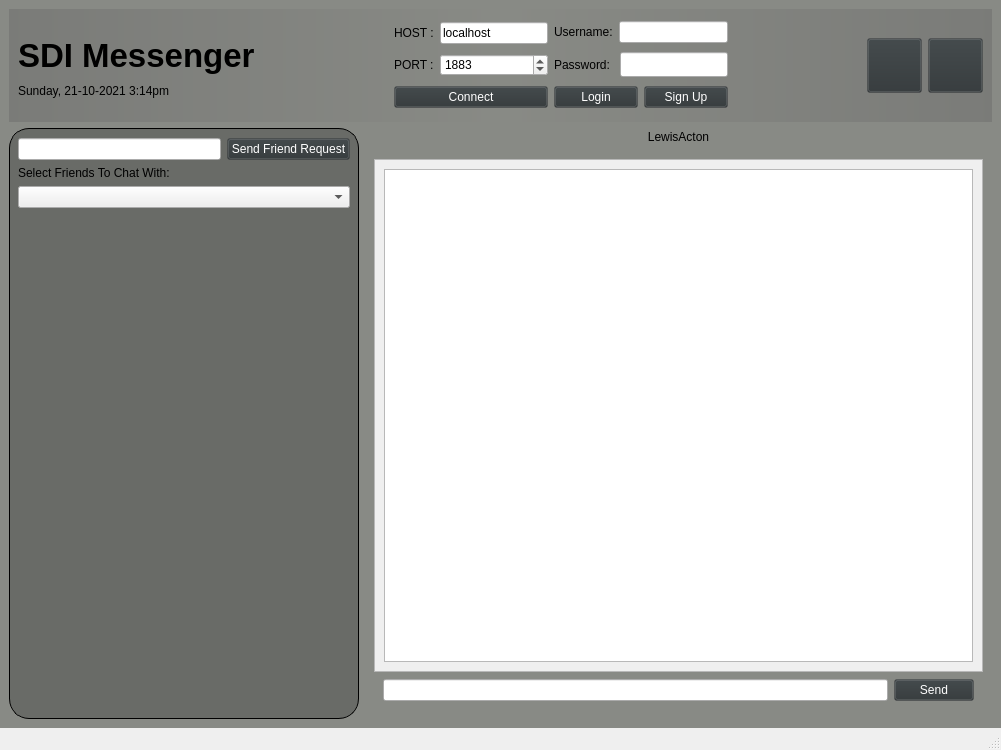
<?xml version="1.0" encoding="UTF-8"?>
<ui version="4.0">
 <class>MainWindow</class>
 <widget class="QMainWindow" name="MainWindow">
  <property name="geometry">
   <rect>
    <x>0</x>
    <y>0</y>
    <width>1001</width>
    <height>750</height>
   </rect>
  </property>
  <property name="windowTitle">
   <string>MainWindow</string>
  </property>
  <property name="styleSheet">
   <string notr="true">#centralwidget { 
	background: rgb(136, 138, 133);
}
#topBar { background-color: qlineargradient(spread:reflect, x1:0.5, y1:0, x2:0, y2:0, stop:0 rgba(136, 138, 133, 100), stop:1 rgba(100, 100, 100, 100)); }

#Logo {
	border: 1px solid;
	text-transform: uppercase;
}

#signUpInWrapper {
	border: 1px solid;
	border-radius: 20px;
	background: rgba(85, 87, 83, 0.6);
}

.QPushButton {
	background:rgba(46, 52, 54, 0.2);
	color: white;
}
</string>
  </property>
  <widget class="QWidget" name="centralwidget">
   <layout class="QVBoxLayout" name="verticalLayout_3">
    <item>
     <layout class="QVBoxLayout" name="verticalLayout_2">
      <item>
       <widget class="QWidget" name="topBar" native="true">
        <layout class="QHBoxLayout" name="horizontalLayout_10">
         <item>
          <layout class="QVBoxLayout" name="verticalLayout_7">
           <property name="topMargin">
            <number>0</number>
           </property>
           <property name="rightMargin">
            <number>0</number>
           </property>
           <item>
            <widget class="QLabel" name="Logo_3">
             <property name="sizePolicy">
              <sizepolicy hsizetype="Maximum" vsizetype="Ignored">
               <horstretch>0</horstretch>
               <verstretch>0</verstretch>
              </sizepolicy>
             </property>
             <property name="minimumSize">
              <size>
               <width>0</width>
               <height>75</height>
              </size>
             </property>
             <property name="font">
              <font>
               <pointsize>25</pointsize>
               <weight>75</weight>
               <bold>true</bold>
              </font>
             </property>
             <property name="text">
              <string>SDI Messenger</string>
             </property>
            </widget>
           </item>
           <item>
            <widget class="QLabel" name="label">
             <property name="text">
              <string>Sunday, 21-10-2021 3:14pm</string>
             </property>
            </widget>
           </item>
          </layout>
         </item>
         <item>
          <spacer name="horizontalSpacer_6">
           <property name="orientation">
            <enum>Qt::Horizontal</enum>
           </property>
           <property name="sizeHint" stdset="0">
            <size>
             <width>40</width>
             <height>20</height>
            </size>
           </property>
          </spacer>
         </item>
         <item>
          <layout class="QVBoxLayout" name="verticalLayout_4">
           <property name="rightMargin">
            <number>0</number>
           </property>
           <item>
            <layout class="QHBoxLayout" name="horizontalLayout_2">
             <property name="rightMargin">
              <number>0</number>
             </property>
             <item>
              <widget class="QLabel" name="label_2">
               <property name="text">
                <string>HOST :</string>
               </property>
              </widget>
             </item>
             <item>
              <widget class="QLineEdit" name="lineEditHost">
               <property name="inputMask">
                <string/>
               </property>
               <property name="text">
                <string>localhost</string>
               </property>
               <property name="placeholderText">
                <string/>
               </property>
              </widget>
             </item>
            </layout>
           </item>
           <item>
            <layout class="QHBoxLayout" name="horizontalLayout_3">
             <item>
              <widget class="QLabel" name="label_3">
               <property name="sizePolicy">
                <sizepolicy hsizetype="Maximum" vsizetype="Preferred">
                 <horstretch>0</horstretch>
                 <verstretch>0</verstretch>
                </sizepolicy>
               </property>
               <property name="text">
                <string>PORT :</string>
               </property>
              </widget>
             </item>
             <item>
              <widget class="QSpinBox" name="spinBoxPort">
               <property name="maximum">
                <number>9999</number>
               </property>
               <property name="value">
                <number>1883</number>
               </property>
              </widget>
             </item>
            </layout>
           </item>
           <item>
            <widget class="QPushButton" name="ConnectButton">
             <property name="text">
              <string>Connect</string>
             </property>
            </widget>
           </item>
          </layout>
         </item>
         <item>
          <layout class="QVBoxLayout" name="verticalLayout">
           <property name="rightMargin">
            <number>0</number>
           </property>
           <item>
            <layout class="QHBoxLayout" name="horizontalLayout_13">
             <item>
              <widget class="QLabel" name="loginUsernameLabel">
               <property name="text">
                <string>Username:</string>
               </property>
              </widget>
             </item>
             <item>
              <widget class="QLineEdit" name="loginUsernameInput">
               <property name="enabled">
                <bool>true</bool>
               </property>
              </widget>
             </item>
            </layout>
           </item>
           <item>
            <layout class="QHBoxLayout" name="horizontalLayout_14">
             <item>
              <widget class="QLabel" name="loginPasswordLabel">
               <property name="text">
                <string>Password: </string>
               </property>
              </widget>
             </item>
             <item>
              <widget class="QLineEdit" name="loginPasswordInput">
               <property name="sizePolicy">
                <sizepolicy hsizetype="Expanding" vsizetype="Fixed">
                 <horstretch>0</horstretch>
                 <verstretch>2</verstretch>
                </sizepolicy>
               </property>
               <property name="font">
                <font>
                 <family>Ubuntu Condensed</family>
                </font>
               </property>
              </widget>
             </item>
            </layout>
           </item>
           <item>
            <layout class="QHBoxLayout" name="horizontalLayout_4">
             <property name="topMargin">
              <number>0</number>
             </property>
             <item>
              <widget class="QPushButton" name="loginButton">
               <property name="text">
                <string>Login</string>
               </property>
              </widget>
             </item>
             <item>
              <widget class="QPushButton" name="signInButton">
               <property name="text">
                <string>Sign Up</string>
               </property>
              </widget>
             </item>
            </layout>
           </item>
          </layout>
         </item>
         <item>
          <spacer name="horizontalSpacer">
           <property name="orientation">
            <enum>Qt::Horizontal</enum>
           </property>
           <property name="sizeHint" stdset="0">
            <size>
             <width>40</width>
             <height>20</height>
            </size>
           </property>
          </spacer>
         </item>
         <item>
          <widget class="QPushButton" name="shutdownButton_2">
           <property name="sizePolicy">
            <sizepolicy hsizetype="Fixed" vsizetype="Fixed">
             <horstretch>0</horstretch>
             <verstretch>0</verstretch>
            </sizepolicy>
           </property>
           <property name="minimumSize">
            <size>
             <width>55</width>
             <height>55</height>
            </size>
           </property>
           <property name="text">
            <string/>
           </property>
           <property name="icon">
            <iconset>
             <normaloff>../Documents/icons/power.png</normaloff>../Documents/icons/power.png</iconset>
           </property>
           <property name="iconSize">
            <size>
             <width>35</width>
             <height>35</height>
            </size>
           </property>
          </widget>
         </item>
         <item>
          <widget class="QPushButton" name="restartButton_2">
           <property name="sizePolicy">
            <sizepolicy hsizetype="Fixed" vsizetype="Fixed">
             <horstretch>0</horstretch>
             <verstretch>0</verstretch>
            </sizepolicy>
           </property>
           <property name="minimumSize">
            <size>
             <width>55</width>
             <height>55</height>
            </size>
           </property>
           <property name="text">
            <string/>
           </property>
           <property name="icon">
            <iconset>
             <normaloff>../Documents/icons/restart.png</normaloff>../Documents/icons/restart.png</iconset>
           </property>
           <property name="iconSize">
            <size>
             <width>35</width>
             <height>35</height>
            </size>
           </property>
          </widget>
         </item>
        </layout>
       </widget>
      </item>
      <item>
       <layout class="QHBoxLayout" name="horizontalLayout">
        <property name="topMargin">
         <number>0</number>
        </property>
       </layout>
      </item>
      <item>
       <layout class="QHBoxLayout" name="horizontalLayout_12">
        <property name="topMargin">
         <number>0</number>
        </property>
        <item>
         <widget class="QWidget" name="signUpInWrapper" native="true">
          <property name="sizePolicy">
           <sizepolicy hsizetype="Fixed" vsizetype="Minimum">
            <horstretch>0</horstretch>
            <verstretch>0</verstretch>
           </sizepolicy>
          </property>
          <property name="minimumSize">
           <size>
            <width>350</width>
            <height>200</height>
           </size>
          </property>
          <layout class="QVBoxLayout" name="verticalLayout_5">
           <property name="topMargin">
            <number>10</number>
           </property>
           <item>
            <layout class="QVBoxLayout" name="verticalLayout_9">
             <item>
              <layout class="QHBoxLayout" name="horizontalLayout_7">
               <item>
                <widget class="QLineEdit" name="AddRecipientlineEdit"/>
               </item>
               <item>
                <widget class="QPushButton" name="AddRecipient">
                 <property name="text">
                  <string>Send Friend Request</string>
                 </property>
                </widget>
               </item>
              </layout>
             </item>
            </layout>
           </item>
           <item>
            <widget class="QLabel" name="label_4">
             <property name="text">
              <string>Select Friends To Chat With:</string>
             </property>
            </widget>
           </item>
           <item>
            <widget class="QComboBox" name="comboBox"/>
           </item>
           <item>
            <spacer name="verticalSpacer">
             <property name="orientation">
              <enum>Qt::Vertical</enum>
             </property>
             <property name="sizeHint" stdset="0">
              <size>
               <width>20</width>
               <height>40</height>
              </size>
             </property>
            </spacer>
           </item>
          </layout>
         </widget>
        </item>
        <item>
         <widget class="QWidget" name="messagesSection" native="true">
          <layout class="QVBoxLayout" name="verticalLayout_6">
           <property name="topMargin">
            <number>1</number>
           </property>
           <item>
            <widget class="QWidget" name="recipientTitleSection" native="true">
             <layout class="QHBoxLayout" name="horizontalLayout_6">
              <property name="topMargin">
               <number>1</number>
              </property>
              <item>
               <widget class="QLabel" name="recipientTitle">
                <property name="text">
                 <string>LewisActon</string>
                </property>
                <property name="alignment">
                 <set>Qt::AlignCenter</set>
                </property>
               </widget>
              </item>
             </layout>
            </widget>
           </item>
           <item>
            <widget class="QScrollArea" name="scrollArea">
             <property name="widgetResizable">
              <bool>true</bool>
             </property>
             <widget class="QWidget" name="scrollAreaWidgetContents">
              <property name="geometry">
               <rect>
                <x>0</x>
                <y>0</y>
                <width>603</width>
                <height>466</height>
               </rect>
              </property>
              <layout class="QVBoxLayout" name="verticalLayout_8">
               <item>
                <widget class="QPlainTextEdit" name="plainTextEdit"/>
               </item>
              </layout>
             </widget>
            </widget>
           </item>
           <item>
            <widget class="QWidget" name="sendMessageSection" native="true">
             <layout class="QHBoxLayout" name="horizontalLayout_5">
              <property name="topMargin">
               <number>1</number>
              </property>
              <item>
               <widget class="QLineEdit" name="messageInput"/>
              </item>
              <item>
               <widget class="QPushButton" name="sendMessage">
                <property name="sizePolicy">
                 <sizepolicy hsizetype="Fixed" vsizetype="Fixed">
                  <horstretch>0</horstretch>
                  <verstretch>0</verstretch>
                 </sizepolicy>
                </property>
                <property name="minimumSize">
                 <size>
                  <width>70</width>
                  <height>0</height>
                 </size>
                </property>
                <property name="text">
                 <string>Send</string>
                </property>
               </widget>
              </item>
             </layout>
            </widget>
           </item>
          </layout>
         </widget>
        </item>
       </layout>
      </item>
     </layout>
    </item>
   </layout>
  </widget>
  <widget class="QMenuBar" name="menubar">
   <property name="geometry">
    <rect>
     <x>0</x>
     <y>0</y>
     <width>1001</width>
     <height>22</height>
    </rect>
   </property>
  </widget>
  <widget class="QStatusBar" name="statusbar"/>
 </widget>
 <resources/>
 <connections/>
</ui>
